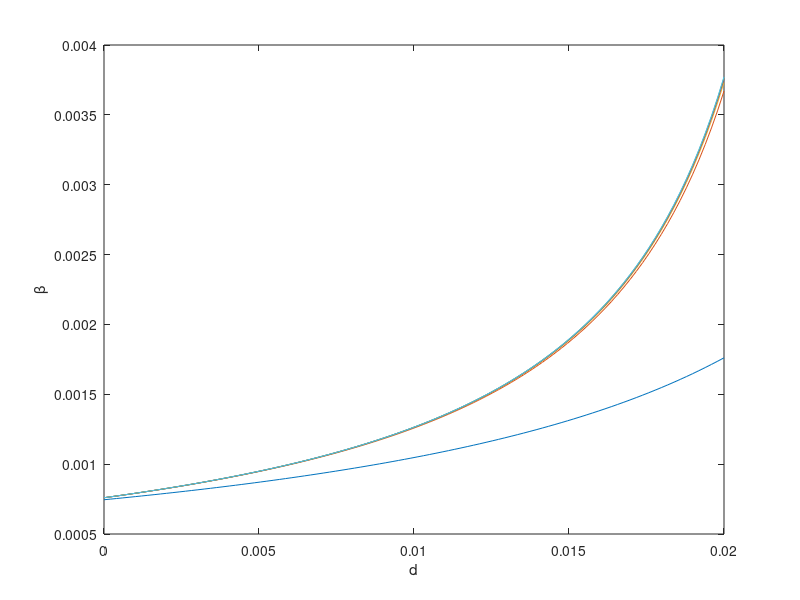

This figure's MATLAB source: (Note: this script raises an error after producing the figure.)
% Figures out the relationship between d and beta to have a real H*.
% In the plot produced, any d/beta pairing below the line produces a real H*.
% On the line is an impossible H* (division by zero).
% Above the line is an imaginary H* (square root of a negative).
%
% Last revised 7/26/11, 2:44pm

% Fixed parameters
muH = 1 / (365*5); % natural adult deaths
muj = 0.36 / (365*2); % natural baby deaths
lambda = 1; % adult hawk immigration rate
delta = 8.9; % food brought in per adult hawk
rho = (1/3)*(1/10); % chance that you get infected from eating infected food
% gamma = 0.59 / 45; % infected -> recovered conversions per hawk
alpha = 1 / (365*2); % fledgeling -> adult conversions per hawk

% ds = linspace(0,0.025,100); % d values to evaluate
 ds = linspace(0,0.02,100);
sigmas = linspace(0,1,6); % sigma values to evaluate
betas = zeros(length(sigmas),length(ds)); % space to hold the beta values

% Calculating the beta that corresponds to every d for the H* denominator to equal 0
for j = 1:length(sigmas) % For every sigma value...
	for i = 1:length(ds) % For every d value...
		gamma = (1 - (40*ds(i))) / 40;
		ifood = delta*rho*sigmas(j); % overall rate of infections due to food
		betas(j,i) = (1/(alpha*(muj^2+alpha*muj+muj*ds(i)+muj*gamma+alpha*gamma+gamma*ifood)))* ...
			(muH*(ifood*muj^2+ifood*muj*alpha+ifood*ds(i)*muj+ifood*ds(i)*alpha+gamma*ifood*muj+ ...
			alpha*gamma*ifood+muj^3+2*muj^2*alpha+muj^2*ds(i)+2*muj*ds(i)*alpha+muj^2*gamma+ ...
			2*alpha*muj*gamma+alpha^2*muj+alpha^2*ds(i)+alpha^2*gamma));
	end
end

% r = delta * rho;
% beta_limit = (muH*(r*muj^2+r*muj*alpha+r*d*muj+r*d*alpha+r*gamma*muj+r*alpha*gamma))/(alpha*r*gamma)
% beta_1 = betas(end)

% Plotting
plot(ds,betas);
ylabel('\beta');
xlabel('d');
legend('\sigma=0.0','\sigma=0.2','\sigma=0.4','\sigma=0.6','\sigma=0.8','\sigma=1.0',0);
% title('Boundary of the real H* region as a function of d and beta');